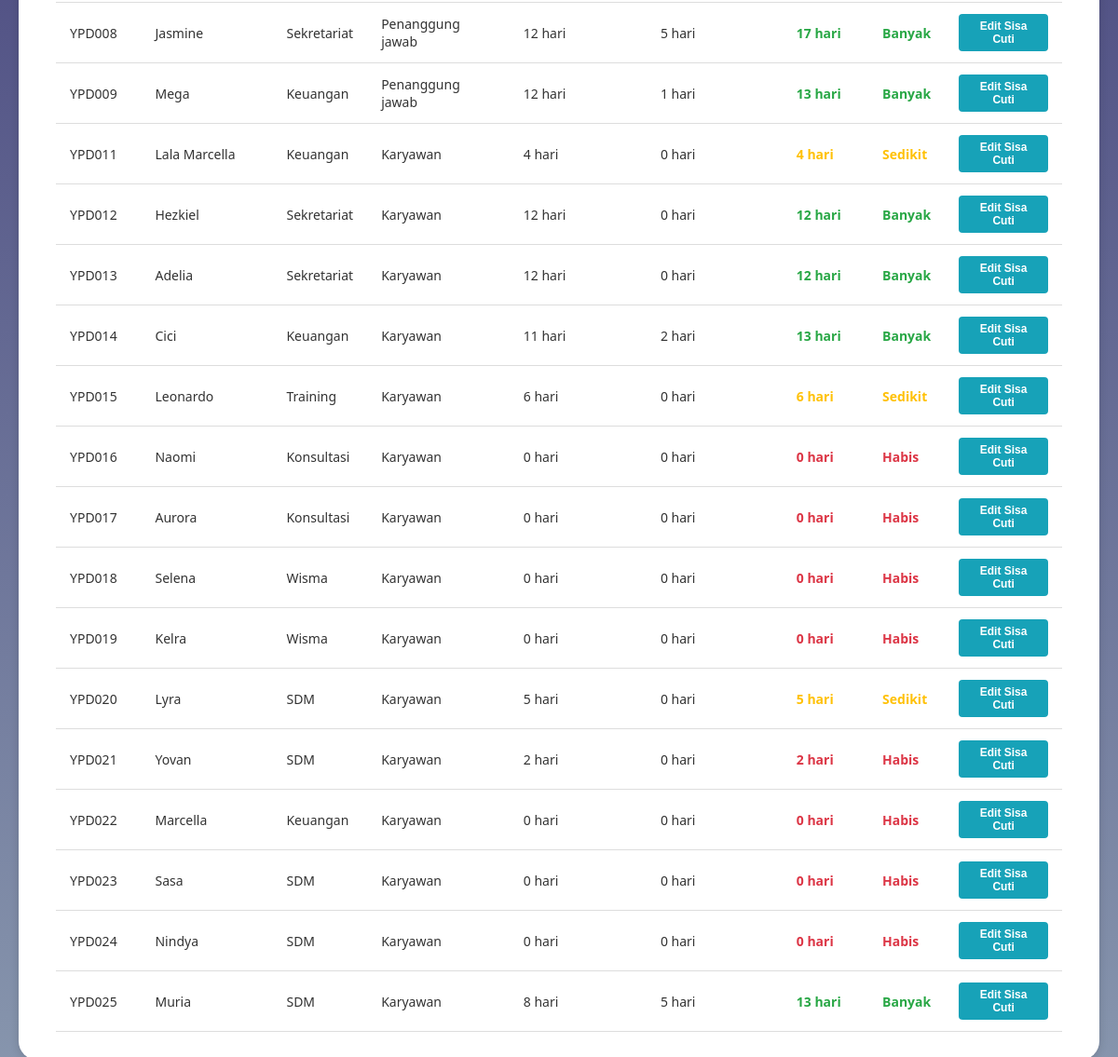
The app's page /daftar_sisa_cuti.php (signed in, lower part), older data.
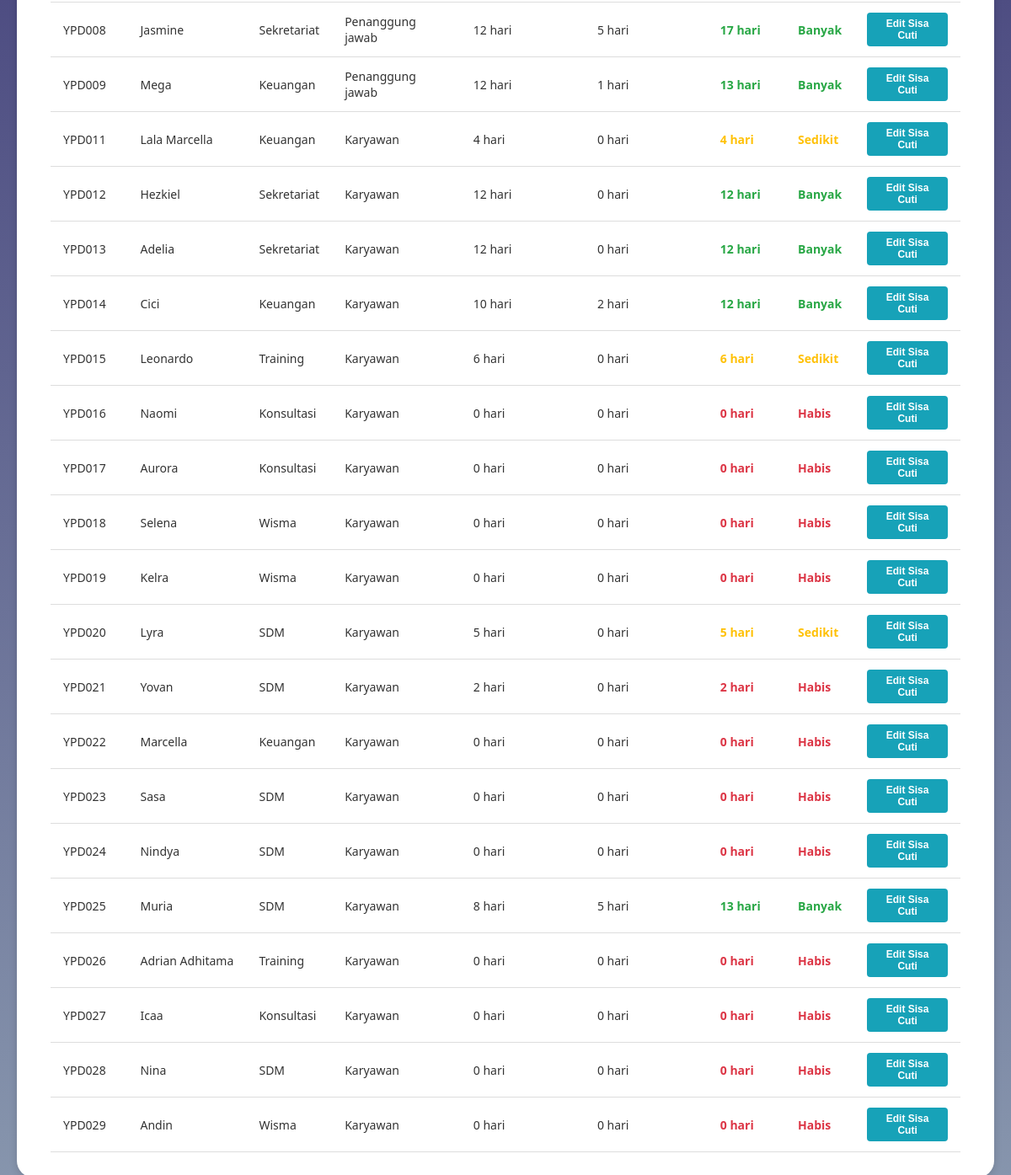
The same page, newer data.
### tables this page shows
CREATE TABLE `data_karyawan` (
  `id_karyawan` int(11) NOT NULL,
  `kode_karyawan` varchar(20) NOT NULL,
  `nama_lengkap` varchar(100) NOT NULL,
  `email` varchar(100) NOT NULL,
  `password` varchar(255) NOT NULL,
  `jabatan` varchar(50) NOT NULL,
  `divisi` varchar(50) NOT NULL,
  `role` enum('karyawan','direktur','admin','penanggung jawab') NOT NULL DEFAULT 'karyawan',
  `no_telp` varchar(20) DEFAULT NULL,
  `sisa_cuti_tahunan` int(3) DEFAULT 0,
  `sisa_cuti_lustrum` int(3) DEFAULT 0,
  `status_aktif` enum('aktif','non_aktif') NOT NULL DEFAULT 'aktif',
  `created_at` timestamp NOT NULL DEFAULT current_timestamp(),
  `jenis_kelamin` varchar(10) DEFAULT NULL,
  `tempat_lahir` varchar(100) DEFAULT NULL,
  `tanggal_lahir` date DEFAULT NULL,
  `nik` varchar(20) DEFAULT NULL,
  `alamat_rumah` text DEFAULT NULL,
  `alamat_domisili` text DEFAULT NULL,
  `agama` varchar(20) DEFAULT NULL,
  `kontak_darurat` varchar(20) DEFAULT NULL,
  `pendidikan_terakhir` varchar(50) DEFAULT NULL
);

### daftar_sisa_cuti.php (the view, shortened to what this page needs)
<?php
require 'config.php';
$search_query = $_GET['search'] ?? '';
$sql = "SELECT id_karyawan, kode_karyawan, nama_lengkap, divisi, role, sisa_cuti_tahunan, sisa_cuti_lustrum FROM data_karyawan";
if (!empty($search_query)) {
    $search_term = "%" . $search_query . "%";
    $sql .= " WHERE nama_lengkap LIKE ? OR kode_karyawan LIKE ? OR divisi LIKE ? OR role LIKE ?";
    $stmt = $conn->prepare($sql);
    $stmt->bind_param("ssss", $search_term, $search_term, $search_term, $search_term);
} else {
    $stmt = $conn->prepare($sql);
}
$stmt->execute();
$result = $stmt->get_result();
$filtered_data = $result->fetch_all(MYSQLI_ASSOC);
?>
<!DOCTYPE html>
<html lang="id">
<head>
</head>
<body>
<main>
    <div class="card">
        <table class="data-table">
            <tbody>
                <?php if (!empty($filtered_data)): ?>
                    <?php foreach($filtered_data as $karyawan):
                        $total_sisa = $karyawan['sisa_cuti_tahunan'] + $karyawan['sisa_cuti_lustrum'];
                        if ($total_sisa >= 8) {
                            $status_class = 'sisa-banyak';
                            $status_text = 'Banyak';
                        } elseif ($total_sisa >= 3) {
                            $status_class = 'sisa-sedikit';
                            $status_text = 'Sedikit';
                        } else {
                            $status_class = 'sisa-habis';
                            $status_text = 'Habis';
                        }
                    ?>
                    <tr>
                        <td><?= htmlspecialchars($karyawan['kode_karyawan']) ?></td>
                        <td><?= htmlspecialchars($karyawan['nama_lengkap']) ?></td>
                        <td><?= htmlspecialchars($karyawan['divisi']) ?></td>
                        <td><?= htmlspecialchars(ucfirst($karyawan['role'])) ?></td>
                        <td><?= htmlspecialchars($karyawan['sisa_cuti_tahunan']) ?> hari</td>
                        <td><?= htmlspecialchars($karyawan['sisa_cuti_lustrum']) ?> hari</td>
                        <td>
                            <strong class="<?= $status_class ?>"><?= $total_sisa ?> hari</strong>
                        </td>
                        <td>
                            <span class="<?= $status_class ?>"><?= $status_text ?></span>
                        </td>
                        <td class="action-cell">
                            <button class="btn-action btn-edit" onclick='editSisaCuti(<?= json_encode($karyawan) ?>)'>Edit Sisa Cuti</button>
                        </td>
                    </tr>
                    <?php endforeach; ?>
                <?php else: ?>
                    <tr>
                        <td colspan="9" class="no-data">Tidak ada data karyawan yang ditemukan</td>
                    </tr>
                <?php endif; ?>
            </tbody>
        </table>
    </div>
</main>
</body>
</html>

Row changes from the older to the newer data that the page shows:
changed data_karyawan "YPD014": sisa_cuti_tahunan "11" → "10"; total_sisa "13" → "12"
added data_karyawan: kode_karyawan "YPD026", nama_lengkap "Adrian Adhitama", divisi "Training", role "Karyawan", sisa_cuti_tahunan "0", sisa_cuti_lustrum "0", status_text "Habis"
added data_karyawan: kode_karyawan "YPD027", nama_lengkap "Icaa", divisi "Konsultasi", role "Karyawan", sisa_cuti_tahunan "0", sisa_cuti_lustrum "0", status_text "Habis"
added data_karyawan: kode_karyawan "YPD028", nama_lengkap "Nina", divisi "SDM", role "Karyawan", sisa_cuti_tahunan "0", sisa_cuti_lustrum "0", status_text "Habis"
added data_karyawan: kode_karyawan "YPD029", nama_lengkap "Andin", divisi "Wisma", role "Karyawan", sisa_cuti_tahunan "0", sisa_cuti_lustrum "0", status_text "Habis"
